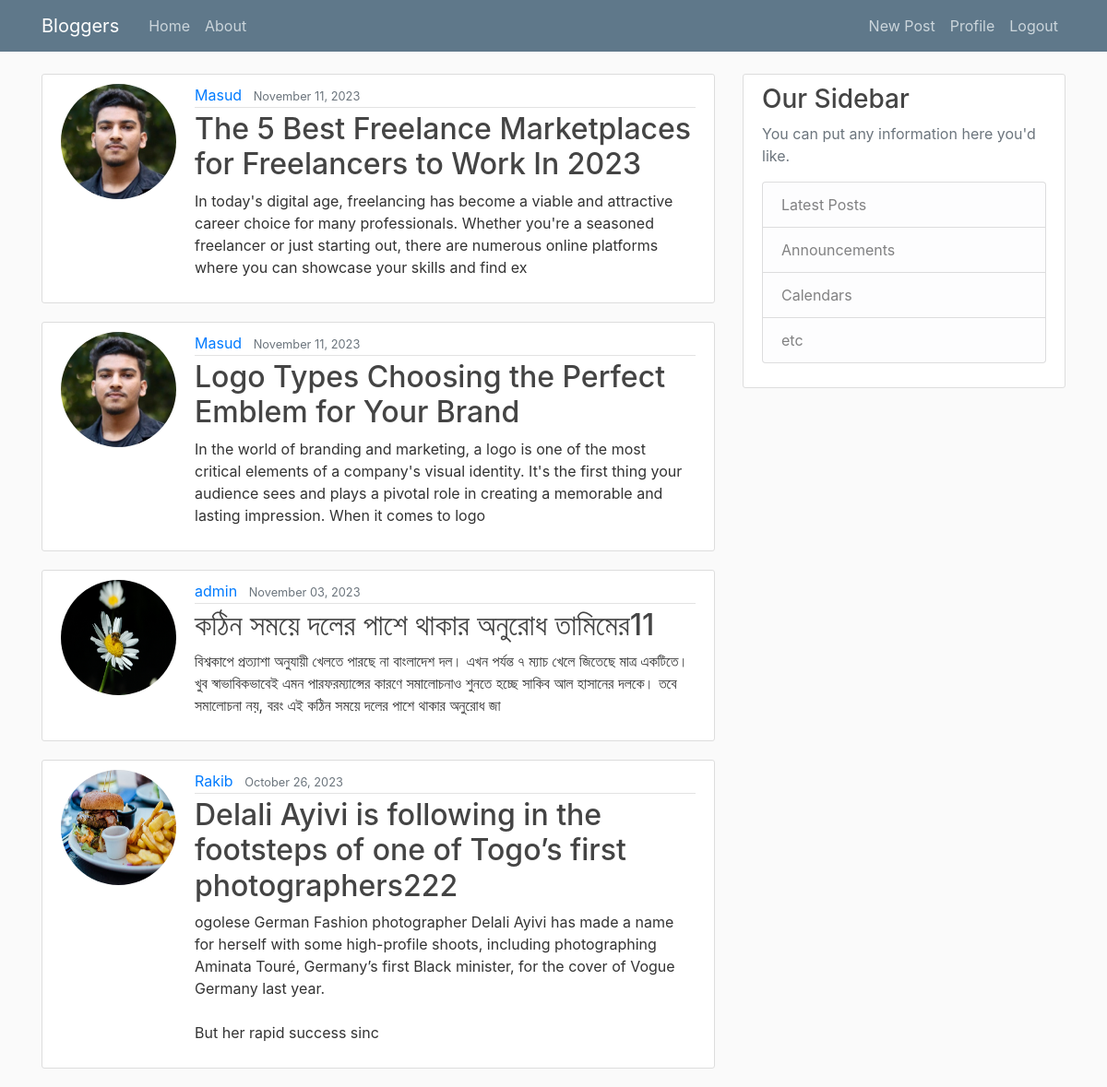
The app's page / (signed in) with its own data.
### blog/models.py (models this page shows, shortened)
class Post(models.Model):
    title = models.CharField(max_length=150)
    content = models.TextField()
    date_posted = models.DateTimeField(default=timezone.now)
    author = models.ForeignKey(User, on_delete=models.CASCADE)

### users/models.py (models this page shows)
class Profile(models.Model):
    user = models.OneToOneField(User, on_delete=models.CASCADE)
    image = models.ImageField(default='default.jpg', upload_to='profile_pics')

### blog/views.py (the view)
# urls.py: path('', PostListView.as_view(), name="blog-home"),
class PostListView(ListView):
    model = Post
    template_name = 'blog/home.html'
    context_object_name = 'posts'
    ordering = ['-date_posted']

### blog/templates/blog/home.html
{% extends "blog/base.html" %}
{% block content %}
{% for post in posts %}
<article class="media content-section">
    <img class="rounded-circle account-img" src="{{ post.author.profile.image.url }}">
    <div class="media-body">
        <div class="article-metadata">
            <a class="mr-2" href="#">{{ post.author }}</a>
            <small class="text-muted">{{ post.date_posted|date:"F d, Y" }}</small>
        </div>
        <h2><a class="article-title" href="{% url 'post-detail' post.id %}">{{ post.title }}</a></h2>
        <p class="article-content">{{ post.content|slice:":250" }}</p>
    </div>
</article>
{% endfor %}
{% endblock %}

### blog/static/blog/main.css (style rules this page uses)
body { background: #fafafa; color: #333333; margin-top: 5rem; }
h1, h2, h3, h4, h5, h6 { color: #444444; }
.content-section { background: #ffffff; padding: 10px 20px; border: 1px solid #dddddd; border-radius: 3px; margin-bottom: 20px; }
.article-title { color: #444444; }
.article-content { white-space: pre-line; }
.article-metadata { padding-bottom: 1px; margin-bottom: 4px; border-bottom: 1px solid #e3e3e3 }
.account-img { height: 125px; width: 125px; margin-right: 20px; margin-bottom: 16px; }

### records on screen
Post: author.profile.image (picture), author "Masud", date_posted "November 11, 2023", title "The 5 Best Freelance Marketplaces for Freelancers to Work In 2023", content "In today's digital age, freelancing has become a viable and attractive career choice for many professionals. Whether you're a seasoned freelancer or just starting out, there are numerous online platforms where you can showcase your skills and find ex"
Post: author.profile.image (picture), author "Masud", date_posted "November 11, 2023", title "Logo Types Choosing the Perfect Emblem for Your Brand", content "In the world of branding and marketing, a logo is one of the most critical elements of a company's visual identity. It's the first thing your audience sees and plays a pivotal role in creating a memorable and lasting impression. When it comes to logo"
Post: author.profile.image (picture), author "admin", date_posted "November 03, 2023", title "কঠিন সময়ে দলের পাশে থাকার অনুরোধ তামিমের11", content "বিশ্বকাপে প্রত্যাশা অনুযায়ী খেলতে পারছে না বাংলাদেশ দল। এখন পর্যন্ত ৭ ম্যাচ খেলে জিতেছে মাত্র একটিতে। খুব স্বাভাবিকভাবেই এমন পারফরম্যান্সের কারণে সমালোচনাও শুনতে হচ্ছে সাকিব আল হাসানের দলকে। তবে সমালোচনা নয়, বরং এই কঠিন সময়ে দলের পাশে থাকার অনুরোধ জা"
Post: author.profile.image (picture), author "Rakib", date_posted "October 26, 2023", title "Delali Ayivi is following in the footsteps of one of Togo’s first photographers222", content "ogolese German Fashion photographer Delali Ayivi has made a name for herself with some high-profile shoots, including photographing Aminata Touré, Germany’s first Black minister, for the cover of Vogue Germany last year. But her rapid success sinc"
